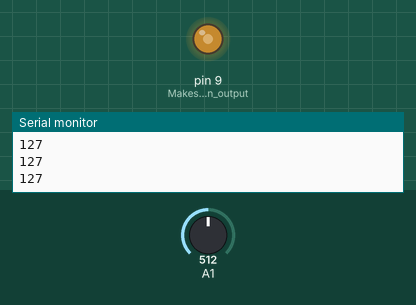
Recording of a sketch running on a simulated Arduino Uno, built with avr-gcc and run on an emulated ATmega328P. Shown: output pins drawn as LEDs (lit = HIGH), the last lines printed to the serial monitor. Inputs (shaded band) come from the test bench; at power-on: A1 = 512.

Above: at 1.2 s.
1.3 s: A1 set to 716
At 2.5 s:
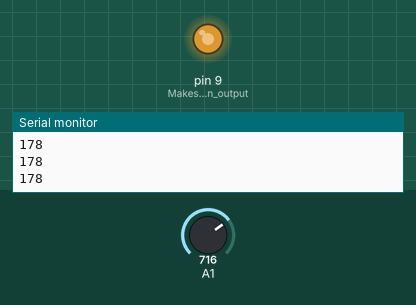
2.8 s: A1 set to 900
At 3.8 s:
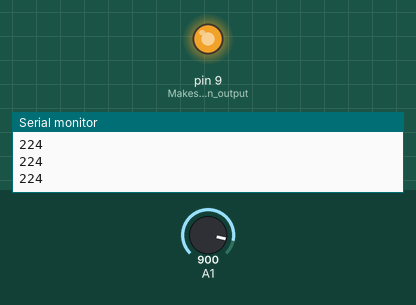
4.3 s: A1 set to 122
At 4.8 s:
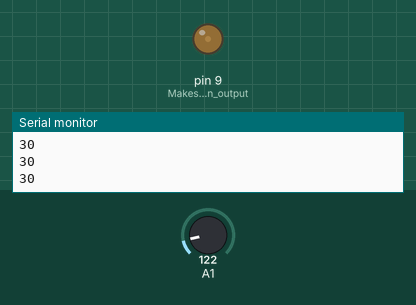
5.8 s: A1 set to 0
At 7.0 s:
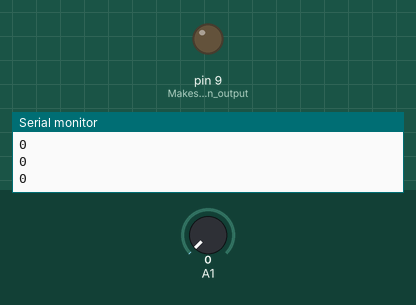
7.3 s: A1 set to 511
At 8.3 s:
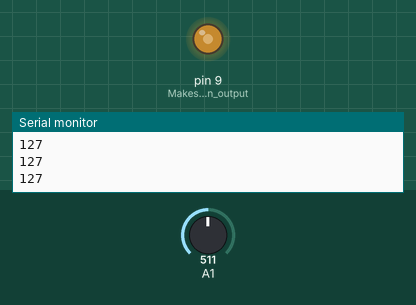
Timing chart, 0 to 9.8 s (numbered marks = the images above; inputs shaded):
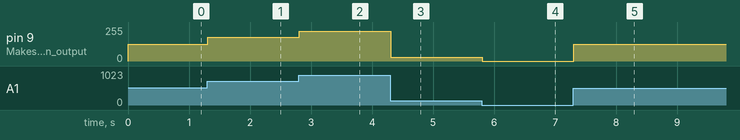

Measured:
- after the input at 1.3 s, pin 9 (Makes_pin_D9_an_output): 127/255 → 178/255 at once
- after the input at 2.8 s, pin 9 (Makes_pin_D9_an_output): 178/255 → 224/255 at once
- after the input at 4.3 s, pin 9 (Makes_pin_D9_an_output): 224/255 → 30/255 at once
- after the input at 5.8 s, pin 9 (Makes_pin_D9_an_output): 30/255 → 0/255 at once
- after the input at 7.3 s, pin 9 (Makes_pin_D9_an_output): 0/255 → 127/255 at once

The sketch:

pwm_dimmer.ino
```cpp
// Center pin of pot is connected to A1, edge pins are connected to 5V and GND.
// LED is connected between D9 and GND.
// The potentiometer value is output in the serial terminal at 9600 baud.

int in = 0; // Setting the value of the variables to 0
int out = 0;

void setup() {
pinMode(9, OUTPUT); // Makes pin D9 an output
Serial.begin(9600); // Starts serial communication at 9600 baud
}

void loop() {
  in = analogRead(1); // Reads the value of the potentiometer
  out = map(in, 0, 1023, 0, 255); // Potentiometer outputs 0-1023, whereas analogWrite outputs 0-255
  Serial.print(out); // Outputs the value of the above map to the serial console
  Serial.println(); // Carriage return to make the serial output more readable
  analogWrite(9, out); // Outputs converted poteniometer value to the LED
}
```
